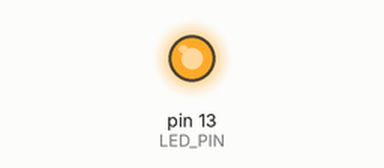
Recording of a sketch running on a simulated Arduino Uno, built with avr-gcc and run on an emulated ATmega328P. On the bench: output pins drawn as LEDs (lit = HIGH).

Above: at 0.7 s.
At 13.3 s:
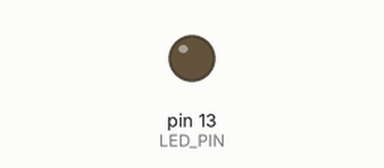
Timing chart, 0 to 22.4 s (numbered marks = the images above):
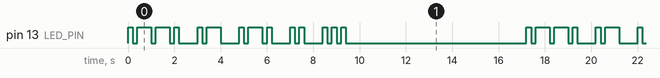

Measured:
- by itself, pin 13 (LED_PIN): moves between LOW and HIGH, repeating every 17.2 s
- by itself, everything shown: repeats every 17.2 s, in 28 steps

The sketch:

MorseLights.ino
```cpp
#define LED_PIN 13

void setup() {
  pinMode(LED_PIN, OUTPUT);
}

void loop() {
  displayMorseCode("PARIS");
  delay(7000);  // Delay between word repetition (7 units of dot length)
}

void displayMorseCode(String text) {
  String morseAlphabet[] = {
    ".-", "-...", "-.-.", "-..", ".",    // A, B, C, D, E
    "..-.", "--.", "....", "..", ".---", // F, G, H, I, J
    "-.-", ".-..", "--", "-.", "---",    // K, L, M, N, O
    ".--.", "--.-", ".-.", "...", "-",   // P, Q, R, S, T
    "..-", "...-", ".--", "-..-", "-.--",// U, V, W, X, Y
    "--.."                              // Z
  };


  text.toUpperCase();
  for (int i = 0; i < text.length(); i++) {
    char c = text.charAt(i);
    if (c >= 'A' && c <= 'Z') {
      String morseCode = morseAlphabet[c - 'A'];
      for (int j = 0; j < morseCode.length(); j++) {
        if (morseCode[j] == '.') {
          signalDot();
        } else if (morseCode[j] == '-') {
          signalDash();
        }
        delay(200); // Pause between dot/dash in the same character (1 unit)
      }
      delay(600); // Pause between characters (3 units)
    }
  }
}

void signalDot() {
  digitalWrite(LED_PIN, HIGH);
  delay(200);
  digitalWrite(LED_PIN, LOW);
}

void signalDash() {
  digitalWrite(LED_PIN, HIGH);
  delay(600);
  digitalWrite(LED_PIN, LOW);
}
```
